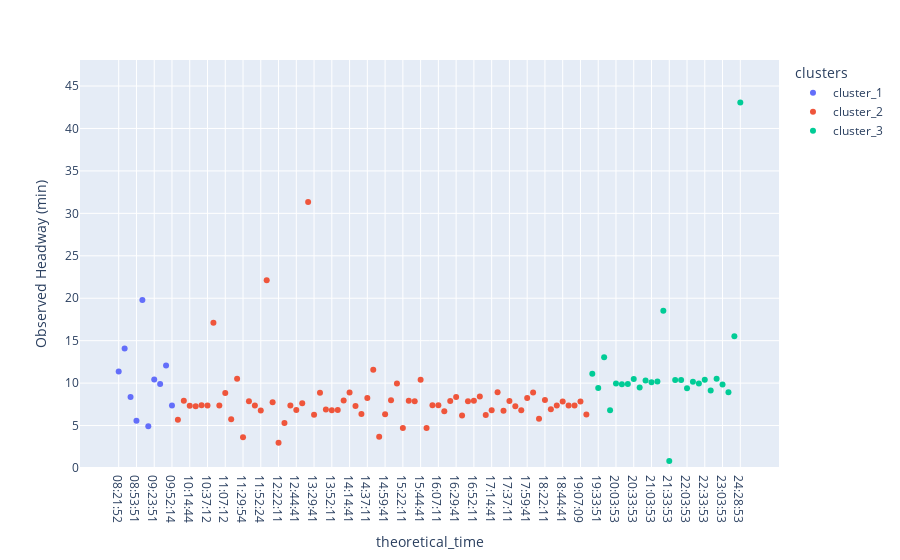

Notebook code cell kept with this figure:
### Code cell
fig = px.scatter(
    sample,
    x="theoretical_time",
    y="headway_real",
    color="clusters",
    hover_data={'EWT':':.2f'},
    labels=dict(headway_real='Observed Headway (min)', adj_real_time = 'Observed Time')
)
fig.update_yaxes(
    range=(0, max(sample.headway_real)+5),
    constrain = "domain"
)

### Figure 1 — Plotly figure (JSON) as saved in the notebook; plotly's stock layout.template omitted (floating-point values rounded to 4 significant figures)
{"data": [{"customdata": [[0.85], [0.85], [0.85], [0.85], [0.85], [0.85], [0.85], [0.85], [0.85], [0.85]], "hovertemplate": "clusters=cluster_1<br>theoretical_time=%{x}<br>Observed Headway (min)=%{y}<br>EWT=%{customdata[0]:.2f}<extra></extra>", "legendgroup": "cluster_1", "marker": {"color": "#636efa", "symbol": "circle"}, "mode": "markers", "name": "cluster_1", "orientation": "v", "showlegend": true, "type": "scatter", "x": ["08:21:52", "08:33:51", "08:43:51", "08:53:51", "09:03:51", "09:13:51", "09:23:51", "09:33:51", "09:43:51", "09:52:14"], "xaxis": "x", "y": [11.37, 14.07, 8.367, 5.567, 19.78, 4.917, 10.42, 9.9, 12.08, 7.367], "yaxis": "y"}, {"customdata": [[1.15], [1.15], [1.15], [1.15], [1.15], [1.15], [1.15], [1.15], [1.15], [1.15], [1.15], [1.15], [1.15], [1.15], [1.15], [1.15], [1.15], [1.15], [1.15], [1.15], [1.15], [1.15], [1.15], [1.15], [1.15], [1.15], [1.15], [1.15], [1.15], [1.15], [1.15], [1.15], [1.15], [1.15], [1.15], [1.15], [1.15], [1.15], [1.15], [1.15], [1.15], [1.15], [1.15], [1.15], [1.15], [1.15], [1.15], [1.15], [1.15], [1.15], [1.15], [1.15], [1.15], [1.15], [1.15], [1.15], [1.15], [1.15], [1.15], [1.15], [1.15], [1.15], [1.15], [1.15], [1.15], [1.15], [1.15], [1.15], [1.15], [1.15]], "hovertemplate": "clusters=cluster_2<br>theoretical_time=%{x}<br>Observed Headway (min)=%{y}<br>EWT=%{customdata[0]:.2f}<extra></extra>", "legendgroup": "cluster_2", "marker": {"color": "#EF553B", "symbol": "circle"}, "mode": "markers", "name": "cluster_2", "orientation": "v", "showlegend": true, "type": "scatter", "x": ["09:59:44", "10:07:14", "10:14:44", "10:22:12", "10:29:42", "10:37:12", "10:52:12", "10:59:42", "11:07:12", "11:14:54", "11:22:24", "11:29:54", "11:37:24", "11:44:54", "11:52:24", "12:07:11", "12:14:41", "12:22:11", "12:29:41", "12:37:11", "12:44:41", "12:52:11", "13:22:11", "13:29:41", "13:37:11", "13:44:41", "13:52:11", "13:59:41", "14:07:11", "14:14:41", "14:22:11", "14:29:41", "14:37:11", "14:44:41", "14:52:11", "14:59:41", "15:07:11", "15:14:41", "15:22:11", "15:29:41", "15:37:11", "15:44:41", "15:52:11", "15:59:41", "16:07:11", "16:14:41", "16:22:11", "16:29:41", "16:37:11", "16:44:41", "16:52:11", "16:59:41", "17:07:11", "17:14:41", "17:22:11", "17:29:41", "17:37:11", "17:44:41", "17:52:11", "17:59:41", "18:07:11", "18:14:41", "18:22:11", "18:29:41", "18:37:11", "18:44:41", "18:52:05", "18:59:24", "19:07:09", "19:14:39"], "xaxis": "x", "y": [5.683, 7.917, 7.333, 7.283, 7.383, 7.35, 17.12, 7.367, 8.85, 5.733, 10.52, 3.617, 7.867, 7.367, 6.783, 22.12, 7.733, 2.967, 5.3, 7.35, 6.833, 7.633, 31.35, 6.283, 8.867, 6.9, 6.8, 6.833, 7.95, 8.9, 7.3, 6.35, 8.233, 11.58, 3.683, 6.333, 7.983, 9.95, 4.717, 7.933, 7.867, 10.4, 4.7, 7.4, 7.383, 6.7, 7.883, 8.367, 6.183, 7.85, 7.933, 8.417, 6.233, 6.817, 8.917, 6.733, 7.9, 7.267, 6.8, 8.233, 8.9, 5.8, 8.017, 6.917, 7.35, 7.833, 7.35, 7.35, 7.833, 6.317], "yaxis": "y"}, {"customdata": [[2.51], [2.51], [2.51], [2.51], [2.51], [2.51], [2.51], [2.51], [2.51], [2.51], [2.51], [2.51], [2.51], [2.51], [2.51], [2.51], [2.51], [2.51], [2.51], [2.51], [2.51], [2.51], [2.51], [2.51], [2.51], [2.51]], "hovertemplate": "clusters=cluster_3<br>theoretical_time=%{x}<br>Observed Headway (min)=%{y}<br>EWT=%{customdata[0]:.2f}<extra></extra>", "legendgroup": "cluster_3", "marker": {"color": "#00cc96", "symbol": "circle"}, "mode": "markers", "name": "cluster_3", "orientation": "v", "showlegend": true, "type": "scatter", "x": ["19:23:50", "19:33:51", "19:43:53", "19:53:53", "20:03:53", "20:13:53", "20:23:53", "20:33:53", "20:43:53", "20:53:53", "21:03:53", "21:13:53", "21:23:53", "21:33:53", "21:43:53", "21:53:53", "22:03:53", "22:13:53", "22:23:53", "22:33:53", "22:43:53", "22:53:53", "23:03:53", "23:33:53", "23:48:53", "24:28:53"], "xaxis": "x", "y": [11.12, 9.433, 13.03, 6.817, 9.95, 9.867, 9.9, 10.48, 9.483, 10.3, 10.1, 10.18, 18.53, 0.8167, 10.37, 10.37, 9.383, 10.15, 9.95, 10.38, 9.133, 10.5, 9.85, 8.933, 15.53, 43.07], "yaxis": "y"}], "layout": {"legend": {"title": {"text": "clusters"}, "tracegroupgap": 0}, "margin": {"t": 60}, "xaxis": {"anchor": "y", "domain": [0, 1], "title": {"text": "theoretical_time"}}, "yaxis": {"anchor": "x", "constrain": "domain", "domain": [0, 1], "range": [0, 48.07], "title": {"text": "Observed Headway (min)"}}}}
